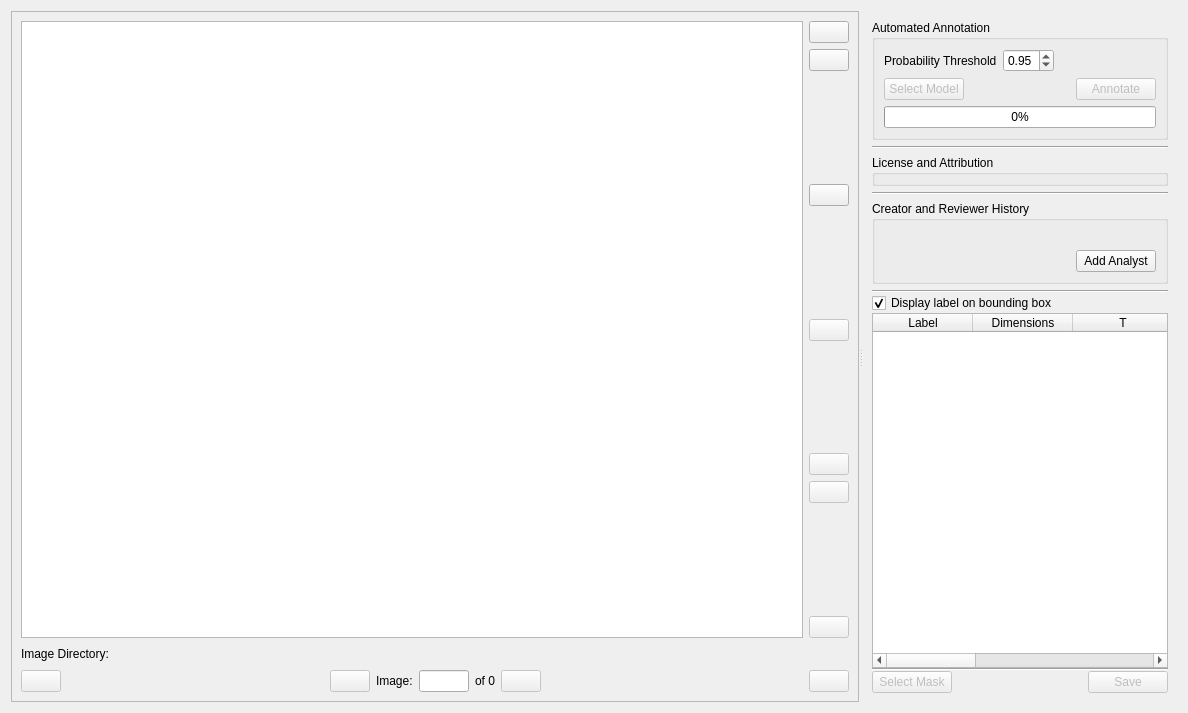
<?xml version="1.0" encoding="UTF-8"?>
<ui version="4.0">
 <class>Form</class>
 <widget class="QWidget" name="Form">
  <property name="geometry">
   <rect>
    <x>0</x>
    <y>0</y>
    <width>1188</width>
    <height>713</height>
   </rect>
  </property>
  <property name="minimumSize">
   <size>
    <width>600</width>
    <height>0</height>
   </size>
  </property>
  <property name="windowTitle">
   <string>Widget</string>
  </property>
  <layout class="QGridLayout" name="gridLayout_3">
   <item row="0" column="0">
    <widget class="QSplitter" name="splitter">
     <property name="orientation">
      <enum>Qt::Horizontal</enum>
     </property>
     <widget class="QFrame" name="main_frame">
      <property name="sizePolicy">
       <sizepolicy hsizetype="Preferred" vsizetype="Preferred">
        <horstretch>3</horstretch>
        <verstretch>0</verstretch>
       </sizepolicy>
      </property>
      <property name="frameShape">
       <enum>QFrame::StyledPanel</enum>
      </property>
      <property name="frameShadow">
       <enum>QFrame::Raised</enum>
      </property>
      <layout class="QGridLayout" name="gridLayout">
       <item row="0" column="0">
        <widget class="AnnotationGraphicsView" name="graphicsView">
         <property name="minimumSize">
          <size>
           <width>0</width>
           <height>0</height>
          </size>
         </property>
        </widget>
       </item>
       <item row="0" column="1">
        <layout class="QVBoxLayout" name="verticalLayout_3">
         <item>
          <widget class="QPushButton" name="pb_directory">
           <property name="toolTip">
            <string>Select folder of images</string>
           </property>
           <property name="text">
            <string/>
           </property>
           <property name="icon">
            <iconset resource="../../icons/bboxee.qrc">
             <normaloff>:/icons/folder.svg</normaloff>:/icons/folder.svg</iconset>
           </property>
           <property name="iconSize">
            <size>
             <width>24</width>
             <height>24</height>
            </size>
           </property>
          </widget>
         </item>
         <item>
          <widget class="QPushButton" name="pb_label_file">
           <property name="toolTip">
            <string>Make annotation file using Tesserocr</string>
           </property>
           <property name="text">
            <string/>
           </property>
           <property name="icon">
            <iconset resource="../../icons/bboxee.qrc">
             <normaloff>:/icons/file.svg</normaloff>:/icons/file.svg</iconset>
           </property>
           <property name="iconSize">
            <size>
             <width>24</width>
             <height>24</height>
            </size>
           </property>
          </widget>
         </item>
	<item>
          <spacer name="verticalSpacer">
           <property name="orientation">
            <enum>Qt::Vertical</enum>
           </property>
           <property name="sizeHint" stdset="0">
            <size>
             <width>20</width>
             <height>40</height>
            </size>
           </property>
          </spacer>
         </item>
	<item>
          <widget class="QPushButton" name="skew_file">
           <property name="toolTip">
            <string>Apply Skew Correction</string>
           </property>
           <property name="text">
            <string/>
           </property>
           <property name="icon">
            <iconset resource="../../icons/bboxee.qrc">
             <normaloff>:/icons/file.svg</normaloff>:/icons/file.svg</iconset>
           </property>
           <property name="iconSize">
            <size>
             <width>24</width>
             <height>24</height>
            </size>
           </property>
          </widget>
         </item>
         <item>
          <spacer name="verticalSpacer">
           <property name="orientation">
            <enum>Qt::Vertical</enum>
           </property>
           <property name="sizeHint" stdset="0">
            <size>
             <width>20</width>
             <height>40</height>
            </size>
           </property>
          </spacer>
         </item>
         <item>
          <widget class="QPushButton" name="pb_visible">
           <property name="enabled">
            <bool>false</bool>
           </property>
           <property name="toolTip">
            <string>Toggle annotation visibility</string>
           </property>
           <property name="autoFillBackground">
            <bool>false</bool>
           </property>
           <property name="styleSheet">
            <string notr="true"/>
           </property>
           <property name="text">
            <string/>
           </property>
           <property name="icon">
            <iconset resource="../../icons/bboxee.qrc">
             <normaloff>:/icons/visibility.svg</normaloff>
             <normalon>:/icons/visibility_off.svg</normalon>:/icons/visibility.svg</iconset>
           </property>
           <property name="iconSize">
            <size>
             <width>24</width>
             <height>24</height>
            </size>
           </property>
           <property name="checkable">
            <bool>true</bool>
           </property>
           <property name="checked">
            <bool>false</bool>
           </property>
          </widget>
         </item>
         <item>
          <spacer name="verticalSpacer_3">
           <property name="orientation">
            <enum>Qt::Vertical</enum>
           </property>
           <property name="sizeHint" stdset="0">
            <size>
             <width>20</width>
             <height>40</height>
            </size>
           </property>
          </spacer>
         </item>
         <item>
          <widget class="QPushButton" name="pb_zoom_in">
           <property name="enabled">
            <bool>false</bool>
           </property>
           <property name="toolTip">
            <string>Zoom in</string>
           </property>
           <property name="text">
            <string/>
           </property>
           <property name="icon">
            <iconset resource="../../icons/bboxee.qrc">
             <normaloff>:/icons/zoom_in.svg</normaloff>:/icons/zoom_in.svg</iconset>
           </property>
           <property name="iconSize">
            <size>
             <width>24</width>
             <height>24</height>
            </size>
           </property>
          </widget>
         </item>
         <item>
          <widget class="QPushButton" name="pb_zoom_out">
           <property name="enabled">
            <bool>false</bool>
           </property>
           <property name="toolTip">
            <string>Zoom out</string>
           </property>
           <property name="text">
            <string/>
           </property>
           <property name="icon">
            <iconset resource="../../icons/bboxee.qrc">
             <normaloff>:/icons/zoom_out.svg</normaloff>:/icons/zoom_out.svg</iconset>
           </property>
           <property name="iconSize">
            <size>
             <width>24</width>
             <height>24</height>
            </size>
           </property>
          </widget>
         </item>
         <item>
          <spacer name="verticalSpacer_2">
           <property name="orientation">
            <enum>Qt::Vertical</enum>
           </property>
           <property name="sizeHint" stdset="0">
            <size>
             <width>20</width>
             <height>40</height>
            </size>
           </property>
          </spacer>
         </item>
         <item>
          <widget class="QPushButton" name="pb_clear">
           <property name="enabled">
            <bool>false</bool>
           </property>
           <property name="maximumSize">
            <size>
             <width>16777215</width>
             <height>16777215</height>
            </size>
           </property>
           <property name="toolTip">
            <string>Clear annotations</string>
           </property>
           <property name="text">
            <string/>
           </property>
           <property name="icon">
            <iconset resource="../../icons/bboxee.qrc">
             <normaloff>:/icons/delete.svg</normaloff>:/icons/delete.svg</iconset>
           </property>
           <property name="iconSize">
            <size>
             <width>24</width>
             <height>24</height>
            </size>
           </property>
          </widget>
         </item>
        </layout>
       </item>
       <item row="1" column="0">
        <layout class="QHBoxLayout" name="horizontalLayout_5">
         <item>
          <widget class="QLabel" name="label">
           <property name="text">
            <string>Image Directory:</string>
           </property>
          </widget>
         </item>
         <item>
          <widget class="QLabel" name="label_image_directory">
           <property name="text">
            <string/>
           </property>
          </widget>
         </item>
         <item>
          <spacer name="horizontalSpacer_3">
           <property name="orientation">
            <enum>Qt::Horizontal</enum>
           </property>
           <property name="sizeHint" stdset="0">
            <size>
             <width>40</width>
             <height>20</height>
            </size>
           </property>
          </spacer>
         </item>
        </layout>
       </item>
       <item row="2" column="0" colspan="2">
        <layout class="QHBoxLayout" name="horizontalLayout_2">
         <item>
          <widget class="QPushButton" name="pb_previous">
           <property name="enabled">
            <bool>false</bool>
           </property>
           <property name="maximumSize">
            <size>
             <width>16777215</width>
             <height>16777215</height>
            </size>
           </property>
           <property name="toolTip">
            <string>Previous image</string>
           </property>
           <property name="text">
            <string/>
           </property>
           <property name="icon">
            <iconset resource="../../icons/bboxee.qrc">
             <normaloff>:/icons/previous.svg</normaloff>:/icons/previous.svg</iconset>
           </property>
           <property name="iconSize">
            <size>
             <width>24</width>
             <height>24</height>
            </size>
           </property>
          </widget>
         </item>
         <item>
          <spacer name="horizontalSpacer">
           <property name="orientation">
            <enum>Qt::Horizontal</enum>
           </property>
           <property name="sizeHint" stdset="0">
            <size>
             <width>40</width>
             <height>20</height>
            </size>
           </property>
          </spacer>
         </item>
         <item>
          <widget class="QPushButton" name="pb_previous_ann">
           <property name="enabled">
            <bool>false</bool>
           </property>
           <property name="toolTip">
            <string>Previous annotated image</string>
           </property>
           <property name="text">
            <string/>
           </property>
           <property name="icon">
            <iconset resource="../../icons/bboxee.qrc">
             <normaloff>:/icons/skip_previous.svg</normaloff>:/icons/skip_previous.svg</iconset>
           </property>
           <property name="iconSize">
            <size>
             <width>24</width>
             <height>24</height>
            </size>
           </property>
          </widget>
         </item>
         <item>
          <widget class="QLabel" name="label_4">
           <property name="text">
            <string>Image:</string>
           </property>
          </widget>
         </item>
         <item>
          <widget class="QLineEdit" name="lineEditCurrentImage">
           <property name="maximumSize">
            <size>
             <width>50</width>
             <height>16777215</height>
            </size>
           </property>
          </widget>
         </item>
         <item>
          <widget class="QLabel" name="labelImages">
           <property name="text">
            <string>of 0</string>
           </property>
          </widget>
         </item>
         <item>
          <widget class="QPushButton" name="pb_next_ann">
           <property name="enabled">
            <bool>false</bool>
           </property>
           <property name="toolTip">
            <string>Next annotated image</string>
           </property>
           <property name="text">
            <string/>
           </property>
           <property name="icon">
            <iconset resource="../../icons/bboxee.qrc">
             <normaloff>:/icons/skip_next.svg</normaloff>:/icons/skip_next.svg</iconset>
           </property>
           <property name="iconSize">
            <size>
             <width>24</width>
             <height>24</height>
            </size>
           </property>
          </widget>
         </item>
         <item>
          <spacer name="horizontalSpacer_2">
           <property name="orientation">
            <enum>Qt::Horizontal</enum>
           </property>
           <property name="sizeHint" stdset="0">
            <size>
             <width>40</width>
             <height>20</height>
            </size>
           </property>
          </spacer>
         </item>
         <item>
          <widget class="QPushButton" name="pb_next">
           <property name="enabled">
            <bool>false</bool>
           </property>
           <property name="maximumSize">
            <size>
             <width>16777215</width>
             <height>16777215</height>
            </size>
           </property>
           <property name="toolTip">
            <string>Next image</string>
           </property>
           <property name="text">
            <string/>
           </property>
           <property name="icon">
            <iconset resource="../../icons/bboxee.qrc">
             <normaloff>:/icons/next.svg</normaloff>:/icons/next.svg</iconset>
           </property>
           <property name="iconSize">
            <size>
             <width>24</width>
             <height>24</height>
            </size>
           </property>
          </widget>
         </item>
        </layout>
       </item>
      </layout>
     </widget>
     <widget class="QFrame" name="right_frame">
      <property name="sizePolicy">
       <sizepolicy hsizetype="Preferred" vsizetype="Preferred">
        <horstretch>1</horstretch>
        <verstretch>0</verstretch>
       </sizepolicy>
      </property>
      <property name="minimumSize">
       <size>
        <width>300</width>
        <height>0</height>
       </size>
      </property>
      <property name="maximumSize">
       <size>
        <width>16777215</width>
        <height>16777211</height>
       </size>
      </property>
      <property name="baseSize">
       <size>
        <width>0</width>
        <height>0</height>
       </size>
      </property>
      <property name="styleSheet">
       <string notr="true"/>
      </property>
      <property name="frameShape">
       <enum>QFrame::NoFrame</enum>
      </property>
      <property name="frameShadow">
       <enum>QFrame::Plain</enum>
      </property>
      <layout class="QVBoxLayout" name="verticalLayout_4">
       <item>
        <widget class="QGroupBox" name="groupBox_2">
         <property name="title">
          <string>Automated Annotation</string>
         </property>
         <layout class="QVBoxLayout" name="verticalLayout_2">
          <item>
           <layout class="QHBoxLayout" name="horizontalLayout_4">
            <item>
             <widget class="QLabel" name="label_3">
              <property name="text">
               <string>Probability Threshold</string>
              </property>
             </widget>
            </item>
            <item>
             <widget class="QDoubleSpinBox" name="doubleSpinBoxThreshold">
              <property name="minimum">
               <double>0.500000000000000</double>
              </property>
              <property name="maximum">
               <double>1.000000000000000</double>
              </property>
              <property name="singleStep">
               <double>0.050000000000000</double>
              </property>
              <property name="value">
               <double>0.950000000000000</double>
              </property>
             </widget>
            </item>
            <item>
             <spacer name="horizontalSpacer_6">
              <property name="orientation">
               <enum>Qt::Horizontal</enum>
              </property>
              <property name="sizeHint" stdset="0">
               <size>
                <width>40</width>
                <height>20</height>
               </size>
              </property>
             </spacer>
            </item>
           </layout>
          </item>
          <item>
           <layout class="QHBoxLayout" name="horizontalLayout_3">
            <item>
             <widget class="QPushButton" name="pb_annotater">
              <property name="enabled">
               <bool>false</bool>
              </property>
              <property name="text">
               <string>Select Model</string>
              </property>
             </widget>
            </item>
            <item>
             <spacer name="horizontalSpacer_5">
              <property name="orientation">
               <enum>Qt::Horizontal</enum>
              </property>
              <property name="sizeHint" stdset="0">
               <size>
                <width>239</width>
                <height>20</height>
               </size>
              </property>
             </spacer>
            </item>
            <item>
             <widget class="QPushButton" name="pb_annotate">
              <property name="enabled">
               <bool>false</bool>
              </property>
              <property name="text">
               <string>Annotate</string>
              </property>
             </widget>
            </item>
           </layout>
          </item>
          <item>
           <widget class="QProgressBar" name="progressBar">
            <property name="value">
             <number>0</number>
            </property>
           </widget>
          </item>
         </layout>
        </widget>
       </item>
       <item>
        <widget class="Line" name="line_4">
         <property name="orientation">
          <enum>Qt::Horizontal</enum>
         </property>
        </widget>
       </item>
       <item>
        <widget class="LicenseGroupBox" name="license">
         <property name="title">
          <string>License and Attribution</string>
         </property>
        </widget>
       </item>
       <item>
        <widget class="Line" name="line">
         <property name="orientation">
          <enum>Qt::Horizontal</enum>
         </property>
        </widget>
       </item>
       <item>
        <widget class="QGroupBox" name="analysts">
         <property name="title">
          <string>Creator and Reviewer History</string>
         </property>
         <layout class="QVBoxLayout" name="verticalLayout_5">
          <item>
           <widget class="QLabel" name="label_analysts">
            <property name="text">
             <string/>
            </property>
           </widget>
          </item>
          <item>
           <layout class="QHBoxLayout" name="horizontalLayout_6">
            <item>
             <spacer name="horizontalSpacer_7">
              <property name="orientation">
               <enum>Qt::Horizontal</enum>
              </property>
              <property name="sizeHint" stdset="0">
               <size>
                <width>40</width>
                <height>20</height>
               </size>
              </property>
             </spacer>
            </item>
            <item>
             <widget class="QPushButton" name="pb_add_analyst">
              <property name="text">
               <string>Add Analyst</string>
              </property>
             </widget>
            </item>
           </layout>
          </item>
         </layout>
        </widget>
       </item>
       <item>
        <widget class="QFrame" name="table_frame">
         <property name="frameShape">
          <enum>QFrame::NoFrame</enum>
         </property>
         <property name="frameShadow">
          <enum>QFrame::Plain</enum>
         </property>
         <property name="lineWidth">
          <number>0</number>
         </property>
         <layout class="QVBoxLayout" name="verticalLayout">
          <property name="spacing">
           <number>0</number>
          </property>
          <property name="leftMargin">
           <number>0</number>
          </property>
          <property name="topMargin">
           <number>0</number>
          </property>
          <property name="rightMargin">
           <number>0</number>
          </property>
          <property name="bottomMargin">
           <number>0</number>
          </property>
          <item>
           <widget class="Line" name="line_3">
            <property name="orientation">
             <enum>Qt::Horizontal</enum>
            </property>
           </widget>
          </item>
          <item>
           <widget class="QCheckBox" name="checkBoxDisplayAnnotationData">
            <property name="text">
             <string>Display label on bounding box</string>
            </property>
            <property name="checked">
             <bool>true</bool>
            </property>
           </widget>
          </item>
          <item>
           <widget class="QTableWidget" name="tw_labels">
            <column>
             <property name="text">
              <string>Label</string>
             </property>
            </column>
            <column>
             <property name="text">
              <string>Dimensions</string>
             </property>
            </column>
            <column>
             <property name="text">
              <string>T</string>
             </property>
             <property name="toolTip">
              <string>Truncated</string>
             </property>
            </column>
            <column>
             <property name="text">
              <string>O</string>
             </property>
             <property name="toolTip">
              <string>Occluded</string>
             </property>
            </column>
            <column>
             <property name="text">
              <string>D</string>
             </property>
             <property name="toolTip">
              <string>Difficult</string>
             </property>
            </column>
            <column>
             <property name="text">
              <string/>
             </property>
            </column>
           </widget>
          </item>
          <item>
           <widget class="Line" name="line_2">
            <property name="orientation">
             <enum>Qt::Horizontal</enum>
            </property>
           </widget>
          </item>
          <item>
           <layout class="QHBoxLayout" name="horizontalLayout">
            <item>
             <widget class="QPushButton" name="pb_mask">
              <property name="enabled">
               <bool>false</bool>
              </property>
              <property name="text">
               <string>Select Mask</string>
              </property>
             </widget>
            </item>
            <item>
             <spacer name="horizontalSpacer_4">
              <property name="orientation">
               <enum>Qt::Horizontal</enum>
              </property>
              <property name="sizeHint" stdset="0">
               <size>
                <width>40</width>
                <height>20</height>
               </size>
              </property>
             </spacer>
            </item>
            <item>
             <widget class="QPushButton" name="pb_save">
              <property name="enabled">
               <bool>false</bool>
              </property>
              <property name="text">
               <string>Save</string>
              </property>
             </widget>
            </item>
           </layout>
          </item>
         </layout>
        </widget>
       </item>
      </layout>
     </widget>
    </widget>
   </item>
  </layout>
 </widget>
 <customwidgets>
  <customwidget>
   <class>AnnotationGraphicsView</class>
   <extends>QGraphicsView</extends>
   <header location="global">bboxee/gui/annotation_graphicsview</header>
  </customwidget>
  <customwidget>
   <class>LicenseGroupBox</class>
   <extends>QGroupBox</extends>
   <header location="global">bboxee/gui/license_groupbox</header>
   <container>1</container>
  </customwidget>
 </customwidgets>
 <resources>
  <include location="../../icons/bboxee.qrc"/>
 </resources>
 <connections/>
</ui>
